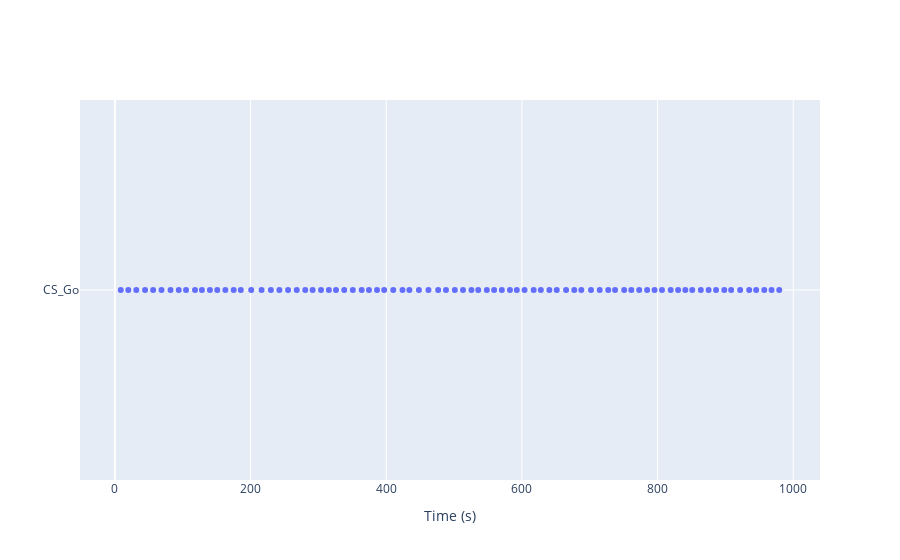

Here is the notebook cell this chart was saved with:
### Code cell
fig = go.Figure()

ss.times['CS_Go']
sc = go.Line(x=ss.times['CS_Go']/1000, y=['CS_Go']
                * len(ss.times[k]), name=k, mode='markers')

fig.add_trace(sc)

fig.update_xaxes(title='Time (s)')
fig.show()

### Figure 1 — Plotly figure (JSON) as saved in the notebook; plotly's stock layout.template omitted (floating-point values rounded to 4 significant figures; data arrays with more than 128 entries replaced by an {"elided": "..."} marker saying what was removed)
{"data": [{"mode": "markers", "name": "rsync", "type": "scatter", "x": [8.678, 19.8, 31.63, 44.52, 56.42, 68.76, 82.05, 94.16, 104.9, 118.2, 128.3, 140.1, 151.0, 162.9, 175.2, 185.6, 200.9, 216.2, 229.9, 242.5, 255.3, 268.1, 280.6, 291.5, 303.9, 315.4, 326.0, 338.1, 350.8, 363.8, 374.6, 386.4, 397.0, 410.4, 424.0, 434.1, 448.2, 462.3, 476.6, 488.1, 501.2, 513.2, 525.6, 535.7, 548.3, 559.1, 570.4, 582.4, 592.5, 603.9, 617.3, 627.9, 640.5, 651.3, 665.1, 677.2, 687.6, 701.9, 714.7, 727.3, 737.3, 750.8, 761.3, 772.9, 784.6, 795.6, 806.5, 819.3, 830.3, 840.9, 851.1, 863.7, 875.2, 886.2, 898.3, 908.4, 921.7, 935.0, 945.3, 957.3, 968.0, 979.4], "y": {"elided": "492 str values"}}], "layout": {"xaxis": {"title": {"text": "Time (s)"}}}}
